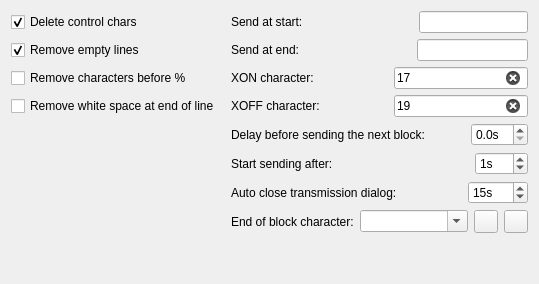
     <widget class="QWidget" name="optionTab">
      <attribute name="title">
       <string>Options</string>
      </attribute>
      <layout class="QGridLayout" name="gridLayout_8">
       <item row="3" column="0">
        <widget class="QCheckBox" name="removeSpaceEOB">
         <property name="toolTip">
          <string>Remove white space just before the end of line, sometimes added by Fanuc.
Works only when receiving file.</string>
         </property>
         <property name="text">
          <string>Remove white space at end of line</string>
         </property>
        </widget>
       </item>
       <item row="2" column="0">
        <widget class="QCheckBox" name="removeBefore">
         <property name="toolTip">
          <string>When sending, discard all characters before %</string>
         </property>
         <property name="text">
          <string>Remove characters before %</string>
         </property>
        </widget>
       </item>
       <item row="1" column="0">
        <widget class="QCheckBox" name="removeEmptyLines">
         <property name="toolTip">
          <string>Remove empty lines after receive is complete</string>
         </property>
         <property name="text">
          <string>Remove empty lines</string>
         </property>
         <property name="checked">
          <bool>true</bool>
         </property>
        </widget>
       </item>
       <item row="0" column="0">
        <widget class="QCheckBox" name="deleteControlChars">
         <property name="toolTip">
          <string>Delete all control chracters (&lt;0x3F; &gt;0x7F) from recieved file</string>
         </property>
         <property name="text">
          <string>Delete control chars</string>
         </property>
         <property name="checked">
          <bool>true</bool>
         </property>
        </widget>
       </item>
       <item row="11" column="3">
        <spacer name="verticalSpacer_2">
         <property name="orientation">
          <enum>Qt::Vertical</enum>
         </property>
         <property name="sizeHint" stdset="0">
          <size>
           <width>20</width>
           <height>40</height>
          </size>
         </property>
        </spacer>
       </item>
       <item row="2" column="2">
        <spacer name="horizontalSpacer_4">
         <property name="orientation">
          <enum>Qt::Horizontal</enum>
         </property>
         <property name="sizeHint" stdset="0">
          <size>
           <width>5</width>
           <height>20</height>
          </size>
         </property>
        </spacer>
       </item>
       <item row="10" column="3">
        <layout class="QHBoxLayout" name="horizontalLayout_5">
         <item>
          <widget class="QLabel" name="label_13">
           <property name="text">
            <string>End of block character:</string>
           </property>
          </widget>
         </item>
         <item>
          <widget class="QComboBox" name="eobComboBox">
           <property name="toolTip">
            <string>Line (block) endings charcters.
Only uppercase LF, CR character are allowed.</string>
           </property>
           <property name="editable">
            <bool>true</bool>
           </property>
           <property name="maxCount">
            <number>16</number>
           </property>
           <property name="minimumContentsLength">
            <number>4</number>
           </property>
          </widget>
         </item>
         <item>
          <widget class="QToolButton" name="addEobCharButton">
           <property name="icon">
            <iconset resource="application.qrc">
             <normaloff>:/images/add.png</normaloff>:/images/add.png</iconset>
           </property>
          </widget>
         </item>
         <item>
          <widget class="QToolButton" name="deleteEobCharButton">
           <property name="icon">
            <iconset resource="application.qrc">
             <normaloff>:/images/list-remove.png</normaloff>:/images/list-remove.png</iconset>
           </property>
          </widget>
         </item>
        </layout>
       </item>
       <item row="1" column="3">
        <layout class="QHBoxLayout" name="horizontalLayout_11">
         <item>
          <widget class="QLabel" name="label_3">
           <property name="text">
            <string>Send at end:</string>
           </property>
          </widget>
         </item>
         <item>
          <spacer name="horizontalSpacer_10">
           <property name="orientation">
            <enum>Qt::Horizontal</enum>
           </property>
           <property name="sizeHint" stdset="0">
            <size>
             <width>40</width>
             <height>20</height>
            </size>
           </property>
          </spacer>
         </item>
         <item>
          <widget class="QLineEdit" name="eotInput">
           <property name="toolTip">
            <string>You can write here:
	Plain text
AND/OR
	Hex codes of ASCII characters.
	Example: 
	% 0x0A 0x0D - % and new line characters
	0x20 0x0A 0x0D - space character and new line characters
	Space and control characters can only be written as hex numbers:
	0x20 (space), 0x13 (XOFF), 0x11 (XON) ...
AND/OR
	Special characters codes can be used:
	LF - Line Feed also Rarrige Return (replaced later by end of block characters)
	SP - Space
	TAB - Tabulation
	FN - FileName
	FE - Filename Extension (part after dot)
	FA - Filename extension Appended at end of filename (part after _ character and before dot)</string>
           </property>
           <property name="maxLength">
            <number>128</number>
           </property>
           <property name="clearButtonEnabled">
            <bool>true</bool>
           </property>
          </widget>
         </item>
        </layout>
       </item>
       <item row="2" column="3">
        <layout class="QHBoxLayout" name="horizontalLayout_10">
         <item>
          <widget class="QLabel" name="label_5">
           <property name="enabled">
            <bool>true</bool>
           </property>
           <property name="text">
            <string>XON character:</string>
           </property>
          </widget>
         </item>
         <item>
          <spacer name="horizontalSpacer_9">
           <property name="orientation">
            <enum>Qt::Horizontal</enum>
           </property>
           <property name="sizeHint" stdset="0">
            <size>
             <width>40</width>
             <height>20</height>
            </size>
           </property>
          </spacer>
         </item>
         <item>
          <widget class="QLineEdit" name="xonInput">
           <property name="toolTip">
            <string>XON (DC1) - 17 Dec. 0x11 Hex.
XON (DC2) - 18 Dec. 0x12 Hex.
This setting is used only in EdytorNC (is not applied to serial port) and works with hardware and software flow control.
Set XON or XOFF to 0 if you want disable it.</string>
           </property>
           <property name="inputMask">
            <string>90</string>
           </property>
           <property name="text">
            <string>17</string>
           </property>
           <property name="maxLength">
            <number>2</number>
           </property>
           <property name="clearButtonEnabled">
            <bool>true</bool>
           </property>
          </widget>
         </item>
        </layout>
       </item>
       <item row="7" column="3">
        <layout class="QHBoxLayout" name="horizontalLayout_7">
         <item>
          <widget class="QLabel" name="label_8">
           <property name="text">
            <string>Start sending after:</string>
           </property>
          </widget>
         </item>
         <item>
          <spacer name="horizontalSpacer_6">
           <property name="orientation">
            <enum>Qt::Horizontal</enum>
           </property>
           <property name="sizeHint" stdset="0">
            <size>
             <width>40</width>
             <height>20</height>
            </size>
           </property>
          </spacer>
         </item>
         <item>
          <widget class="QSpinBox" name="startDelaySpinBox">
           <property name="toolTip">
            <string>If 0 then waits for XON, if &gt;0 waits for timeout or XON, which one first.
This setting works also with hardware flow control, put 0 to XON or XOFF characters to start trasmission without waiting for XON.
This setting is ignored in serial File Server.</string>
           </property>
           <property name="suffix">
            <string>s</string>
           </property>
           <property name="maximum">
            <number>360</number>
           </property>
           <property name="value">
            <number>1</number>
           </property>
          </widget>
         </item>
        </layout>
       </item>
       <item row="9" column="3">
        <layout class="QHBoxLayout" name="horizontalLayout_6">
         <item>
          <widget class="QLabel" name="label_15">
           <property name="text">
            <string>Auto close transmission dialog:</string>
           </property>
          </widget>
         </item>
         <item>
          <spacer name="horizontalSpacer_7">
           <property name="orientation">
            <enum>Qt::Horizontal</enum>
           </property>
           <property name="sizeHint" stdset="0">
            <size>
             <width>40</width>
             <height>20</height>
            </size>
           </property>
          </spacer>
         </item>
         <item>
          <widget class="QSpinBox" name="autoCloseSpinBox">
           <property name="toolTip">
            <string>Automatically close transmission dialog after the last character was sent/received.
This setting is also used in file server mode to detect end of incoming transmission and gives time to operator to swich CNC into reciving mode.</string>
           </property>
           <property name="suffix">
            <string>s</string>
           </property>
           <property name="minimum">
            <number>5</number>
           </property>
           <property name="maximum">
            <number>3600</number>
           </property>
           <property name="value">
            <number>15</number>
           </property>
          </widget>
         </item>
        </layout>
       </item>
       <item row="0" column="3">
        <layout class="QHBoxLayout" name="horizontalLayout_13">
         <item>
          <widget class="QLabel" name="label_9">
           <property name="text">
            <string>Send at start:</string>
           </property>
          </widget>
         </item>
         <item>
          <spacer name="horizontalSpacer_11">
           <property name="orientation">
            <enum>Qt::Horizontal</enum>
           </property>
           <property name="sizeHint" stdset="0">
            <size>
             <width>40</width>
             <height>20</height>
            </size>
           </property>
          </spacer>
         </item>
         <item>
          <widget class="QLineEdit" name="stInput">
           <property name="toolTip">
            <string>You can write here:
	Plain text
AND/OR
	Hex codes of ASCII characters.
	Example: 
	% 0x0A 0x0D - % and new line characters
	0x20 0x0A 0x0D - space character and new line characters
	Space and control characters can only be written as hex numbers:
	0x20 (space), 0x13 (XOFF), 0x11 (XON) ...
AND/OR
	Special characters codes can be used:
	LF - Line Feed also Rarrige Return (replaced later by end of block characters)
	SP - Space
	TAB - Tabulation
	FN - FileName
	FE - Filename Extension (part after dot)
	FA - Filename extension Appended at end of filename (part after _ character and before dot)</string>
           </property>
           <property name="maxLength">
            <number>128</number>
           </property>
           <property name="clearButtonEnabled">
            <bool>true</bool>
           </property>
          </widget>
         </item>
        </layout>
       </item>
       <item row="6" column="3">
        <layout class="QHBoxLayout" name="horizontalLayout_8">
         <item>
          <widget class="QLabel" name="label_4">
           <property name="enabled">
            <bool>true</bool>
           </property>
           <property name="text">
            <string>Delay before sending the next block:</string>
           </property>
          </widget>
         </item>
         <item>
          <spacer name="horizontalSpacer_12">
           <property name="orientation">
            <enum>Qt::Horizontal</enum>
           </property>
           <property name="sizeHint" stdset="0">
            <size>
             <width>40</width>
             <height>20</height>
            </size>
           </property>
          </spacer>
         </item>
         <item>
          <widget class="QDoubleSpinBox" name="delayDoubleSpinBox">
           <property name="toolTip">
            <string/>
           </property>
           <property name="prefix">
            <string/>
           </property>
           <property name="suffix">
            <string>s</string>
           </property>
           <property name="decimals">
            <number>1</number>
           </property>
           <property name="maximum">
            <double>10.000000000000000</double>
           </property>
           <property name="singleStep">
            <double>0.100000000000000</double>
           </property>
          </widget>
         </item>
        </layout>
       </item>
       <item row="3" column="3">
        <layout class="QHBoxLayout" name="horizontalLayout_9">
         <item>
          <widget class="QLabel" name="label_6">
           <property name="enabled">
            <bool>true</bool>
           </property>
           <property name="text">
            <string>XOFF character:</string>
           </property>
          </widget>
         </item>
         <item>
          <spacer name="horizontalSpacer_8">
           <property name="orientation">
            <enum>Qt::Horizontal</enum>
           </property>
           <property name="sizeHint" stdset="0">
            <size>
             <width>40</width>
             <height>20</height>
            </size>
           </property>
          </spacer>
         </item>
         <item>
          <widget class="QLineEdit" name="xoffInput">
           <property name="sizePolicy">
            <sizepolicy hsizetype="Expanding" vsizetype="Fixed">
             <horstretch>0</horstretch>
             <verstretch>0</verstretch>
            </sizepolicy>
           </property>
           <property name="toolTip">
            <string>XOFF (DC3) - 19 Dec. 0x13 Hex.
XOFF (DC4) - 20 Dec. 0x14 Hex.
This setting is used only in EdytorNC (is not applied to serial port) and works with hardware and software flow control.
Set XON or XOFF to 0 if you want disable it.</string>
           </property>
           <property name="inputMask">
            <string>90</string>
           </property>
           <property name="text">
            <string>19</string>
           </property>
           <property name="maxLength">
            <number>2</number>
           </property>
           <property name="clearButtonEnabled">
            <bool>true</bool>
           </property>
          </widget>
         </item>
        </layout>
       </item>
      </layout>
     </widget>
